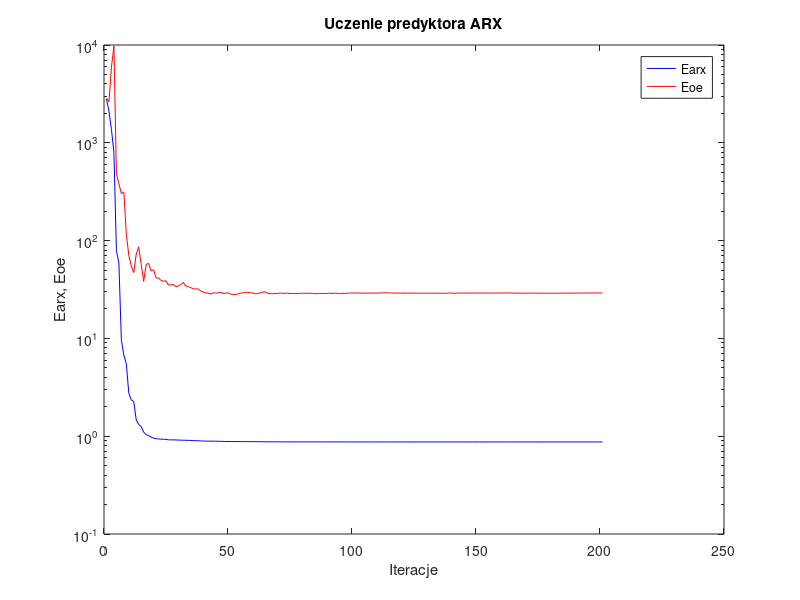
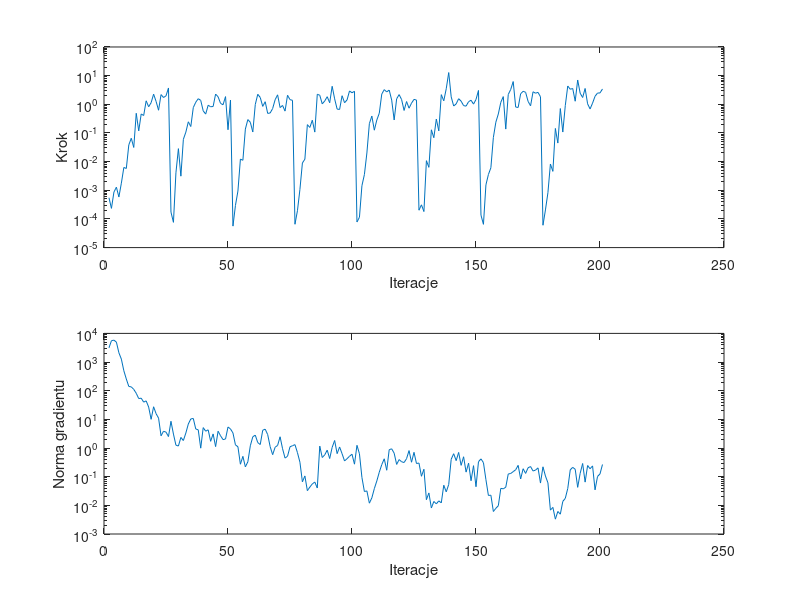

Write MATLAB code to recreate these figures, in order.
%uczenie predyktora arx
clear all;
n=0; farx(n+1)=2.803054e+003; foe(n+1)=2.847273e+003; wspucz(n+1)=0.000000e+000; ng(n+1)=0.000000e+000;
%odnowa zmiennej metryki
n=1; farx(n+1)=2.108115e+003; foe(n+1)=2.634017e+003; krok(n+1)=5.499825e-004; ng(n+1)=3.125961e+003;
n=2; farx(n+1)=1.368280e+003; foe(n+1)=5.932806e+003; krok(n+1)=2.337468e-004; ng(n+1)=5.555379e+003;
n=3; farx(n+1)=7.964465e+002; foe(n+1)=9.776902e+003; krok(n+1)=8.651099e-004; ng(n+1)=5.816484e+003;
n=4; farx(n+1)=7.912170e+001; foe(n+1)=4.851513e+002; krok(n+1)=1.282071e-003; ng(n+1)=4.956505e+003;
n=5; farx(n+1)=5.917265e+001; foe(n+1)=3.828556e+002; krok(n+1)=5.823131e-004; ng(n+1)=2.110184e+003;
n=6; farx(n+1)=9.565869e+000; foe(n+1)=3.028868e+002; krok(n+1)=1.772228e-003; ng(n+1)=1.266614e+003;
n=7; farx(n+1)=6.755318e+000; foe(n+1)=3.131652e+002; krok(n+1)=6.256921e-003; ng(n+1)=4.966520e+002;
n=8; farx(n+1)=5.499466e+000; foe(n+1)=1.161949e+002; krok(n+1)=5.770731e-003; ng(n+1)=2.557429e+002;
n=9; farx(n+1)=2.751550e+000; foe(n+1)=7.086829e+001; krok(n+1)=3.836134e-002; ng(n+1)=1.407745e+002;
n=10; farx(n+1)=2.353572e+000; foe(n+1)=5.461695e+001; krok(n+1)=6.533169e-002; ng(n+1)=1.360014e+002;
n=11; farx(n+1)=2.262568e+000; foe(n+1)=4.713721e+001; krok(n+1)=3.120433e-002; ng(n+1)=1.112022e+002;
n=12; farx(n+1)=1.462818e+000; foe(n+1)=7.303570e+001; krok(n+1)=4.854776e-001; ng(n+1)=8.130622e+001;
n=13; farx(n+1)=1.318041e+000; foe(n+1)=8.631440e+001; krok(n+1)=1.181740e-001; ng(n+1)=5.321739e+001;
n=14; farx(n+1)=1.255656e+000; foe(n+1)=5.707078e+001; krok(n+1)=4.602673e-001; ng(n+1)=5.488065e+001;
n=15; farx(n+1)=1.098704e+000; foe(n+1)=3.823461e+001; krok(n+1)=4.065930e-001; ng(n+1)=3.997458e+001;
n=16; farx(n+1)=1.038793e+000; foe(n+1)=5.684532e+001; krok(n+1)=1.324162e+000; ng(n+1)=4.421224e+001;
n=17; farx(n+1)=1.012847e+000; foe(n+1)=5.868799e+001; krok(n+1)=8.217431e-001; ng(n+1)=2.694588e+001;
n=18; farx(n+1)=9.806480e-001; foe(n+1)=4.896156e+001; krok(n+1)=1.138542e+000; ng(n+1)=1.004075e+001;
n=19; farx(n+1)=9.550748e-001; foe(n+1)=5.023946e+001; krok(n+1)=2.257123e+000; ng(n+1)=2.753219e+001;
n=20; farx(n+1)=9.425204e-001; foe(n+1)=4.142423e+001; krok(n+1)=1.262060e+000; ng(n+1)=1.581793e+001;
n=21; farx(n+1)=9.371194e-001; foe(n+1)=4.150070e+001; krok(n+1)=6.212565e-001; ng(n+1)=1.106426e+001;
n=22; farx(n+1)=9.331815e-001; foe(n+1)=3.914759e+001; krok(n+1)=2.180230e+000; ng(n+1)=2.672443e+000;
n=23; farx(n+1)=9.308308e-001; foe(n+1)=3.845031e+001; krok(n+1)=1.727068e+000; ng(n+1)=3.856649e+000;
n=24; farx(n+1)=9.277261e-001; foe(n+1)=3.884259e+001; krok(n+1)=1.971908e+000; ng(n+1)=3.585849e+000;
n=25; farx(n+1)=9.183805e-001; foe(n+1)=3.505097e+001; krok(n+1)=3.712932e+000; ng(n+1)=2.511491e+000;
%odnowa zmiennej metryki
n=26; farx(n+1)=9.170108e-001; foe(n+1)=3.531512e+001; krok(n+1)=1.736749e-004; ng(n+1)=8.584982e+000;
n=27; farx(n+1)=9.168911e-001; foe(n+1)=3.552650e+001; krok(n+1)=7.608714e-005; ng(n+1)=3.069650e+000;
n=28; farx(n+1)=9.160660e-001; foe(n+1)=3.382795e+001; krok(n+1)=4.064431e-003; ng(n+1)=1.258815e+000;
n=29; farx(n+1)=9.124577e-001; foe(n+1)=3.434916e+001; krok(n+1)=2.835241e-002; ng(n+1)=1.175033e+000;
n=30; farx(n+1)=9.111297e-001; foe(n+1)=3.556341e+001; krok(n+1)=3.108393e-003; ng(n+1)=2.344580e+000;
n=31; farx(n+1)=9.099582e-001; foe(n+1)=3.725897e+001; krok(n+1)=6.013604e-002; ng(n+1)=1.826413e+000;
n=32; farx(n+1)=9.080445e-001; foe(n+1)=3.441484e+001; krok(n+1)=1.067078e-001; ng(n+1)=3.338786e+000;
n=33; farx(n+1)=9.063660e-001; foe(n+1)=3.380136e+001; krok(n+1)=2.451503e-001; ng(n+1)=6.889354e+000;
n=34; farx(n+1)=9.049070e-001; foe(n+1)=3.298416e+001; krok(n+1)=1.677703e-001; ng(n+1)=1.033784e+001;
n=35; farx(n+1)=9.022393e-001; foe(n+1)=3.224776e+001; krok(n+1)=7.679697e-001; ng(n+1)=1.076654e+001;
n=36; farx(n+1)=9.004293e-001; foe(n+1)=3.196917e+001; krok(n+1)=1.182836e+000; ng(n+1)=4.615084e+000;
n=37; farx(n+1)=8.984076e-001; foe(n+1)=3.211136e+001; krok(n+1)=1.566412e+000; ng(n+1)=4.314034e+000;
n=38; farx(n+1)=8.960392e-001; foe(n+1)=3.048295e+001; krok(n+1)=1.371110e+000; ng(n+1)=9.893203e-001;
n=39; farx(n+1)=8.926485e-001; foe(n+1)=2.980826e+001; krok(n+1)=5.902321e-001; ng(n+1)=5.160924e+000;
n=40; farx(n+1)=8.916804e-001; foe(n+1)=2.910510e+001; krok(n+1)=4.555491e-001; ng(n+1)=3.871716e+000;
n=41; farx(n+1)=8.907111e-001; foe(n+1)=2.918406e+001; krok(n+1)=9.270274e-001; ng(n+1)=4.318762e+000;
n=42; farx(n+1)=8.903152e-001; foe(n+1)=2.835015e+001; krok(n+1)=8.224396e-001; ng(n+1)=1.715040e+000;
n=43; farx(n+1)=8.897522e-001; foe(n+1)=2.915953e+001; krok(n+1)=8.375141e-001; ng(n+1)=3.110374e+000;
n=44; farx(n+1)=8.890283e-001; foe(n+1)=2.924059e+001; krok(n+1)=2.273301e+000; ng(n+1)=1.120755e+000;
n=45; farx(n+1)=8.874236e-001; foe(n+1)=2.904308e+001; krok(n+1)=1.829080e+000; ng(n+1)=3.856941e+000;
n=46; farx(n+1)=8.863179e-001; foe(n+1)=2.973356e+001; krok(n+1)=1.075480e+000; ng(n+1)=2.672027e+000;
n=47; farx(n+1)=8.848277e-001; foe(n+1)=2.886959e+001; krok(n+1)=9.639418e-001; ng(n+1)=1.964592e+000;
n=48; farx(n+1)=8.831609e-001; foe(n+1)=2.899356e+001; krok(n+1)=1.856466e+000; ng(n+1)=2.070540e+000;
n=49; farx(n+1)=8.826603e-001; foe(n+1)=2.917391e+001; krok(n+1)=1.294730e-001; ng(n+1)=5.417895e+000;
n=50; farx(n+1)=8.818718e-001; foe(n+1)=2.838757e+001; krok(n+1)=1.402391e+000; ng(n+1)=4.634133e+000;
%odnowa zmiennej metryki
n=51; farx(n+1)=8.817822e-001; foe(n+1)=2.818161e+001; krok(n+1)=5.618497e-005; ng(n+1)=3.351821e+000;
n=52; farx(n+1)=8.817214e-001; foe(n+1)=2.811049e+001; krok(n+1)=2.961508e-004; ng(n+1)=1.288471e+000;
n=53; farx(n+1)=8.816092e-001; foe(n+1)=2.844928e+001; krok(n+1)=9.382450e-004; ng(n+1)=1.107667e+000;
n=54; farx(n+1)=8.815277e-001; foe(n+1)=2.904107e+001; krok(n+1)=1.226153e-002; ng(n+1)=2.719807e-001;
n=55; farx(n+1)=8.811799e-001; foe(n+1)=2.917047e+001; krok(n+1)=1.111520e-002; ng(n+1)=5.120059e-001;
n=56; farx(n+1)=8.809180e-001; foe(n+1)=2.965680e+001; krok(n+1)=1.365319e-001; ng(n+1)=2.204228e-001;
n=57; farx(n+1)=8.803055e-001; foe(n+1)=2.951054e+001; krok(n+1)=2.928073e-001; ng(n+1)=3.297143e-001;
n=58; farx(n+1)=8.800731e-001; foe(n+1)=2.925474e+001; krok(n+1)=2.357265e-001; ng(n+1)=1.198758e+000;
n=59; farx(n+1)=8.799432e-001; foe(n+1)=2.922771e+001; krok(n+1)=1.081188e-001; ng(n+1)=2.468501e+000;
n=60; farx(n+1)=8.795210e-001; foe(n+1)=2.850892e+001; krok(n+1)=9.859540e-001; ng(n+1)=2.816885e+000;
n=61; farx(n+1)=8.790557e-001; foe(n+1)=2.891646e+001; krok(n+1)=2.238597e+000; ng(n+1)=1.542628e+000;
n=62; farx(n+1)=8.784740e-001; foe(n+1)=2.914263e+001; krok(n+1)=1.731795e+000; ng(n+1)=1.326424e+000;
n=63; farx(n+1)=8.778796e-001; foe(n+1)=2.970190e+001; krok(n+1)=8.457767e-001; ng(n+1)=4.176202e+000;
n=64; farx(n+1)=8.769149e-001; foe(n+1)=2.998923e+001; krok(n+1)=1.230557e+000; ng(n+1)=4.554241e+000;
n=65; farx(n+1)=8.764786e-001; foe(n+1)=2.890478e+001; krok(n+1)=4.811170e-001; ng(n+1)=2.939577e+000;
n=66; farx(n+1)=8.763131e-001; foe(n+1)=2.870384e+001; krok(n+1)=4.979739e-001; ng(n+1)=1.114672e+000;
n=67; farx(n+1)=8.761782e-001; foe(n+1)=2.862711e+001; krok(n+1)=7.113726e-001; ng(n+1)=5.860677e-001;
n=68; farx(n+1)=8.760606e-001; foe(n+1)=2.887370e+001; krok(n+1)=1.442898e+000; ng(n+1)=1.064090e+000;
n=69; farx(n+1)=8.757919e-001; foe(n+1)=2.871670e+001; krok(n+1)=2.140241e+000; ng(n+1)=1.233384e+000;
n=70; farx(n+1)=8.755963e-001; foe(n+1)=2.912272e+001; krok(n+1)=7.679697e-001; ng(n+1)=2.471126e+000;
n=71; farx(n+1)=8.755436e-001; foe(n+1)=2.891012e+001; krok(n+1)=9.110982e-001; ng(n+1)=9.453907e-001;
n=72; farx(n+1)=8.754879e-001; foe(n+1)=2.889869e+001; krok(n+1)=5.786742e-001; ng(n+1)=4.463963e-001;
n=73; farx(n+1)=8.753696e-001; foe(n+1)=2.906901e+001; krok(n+1)=2.066746e+000; ng(n+1)=5.148842e-001;
n=74; farx(n+1)=8.751903e-001; foe(n+1)=2.871636e+001; krok(n+1)=1.454334e+000; ng(n+1)=1.107226e+000;
n=75; farx(n+1)=8.750333e-001; foe(n+1)=2.884685e+001; krok(n+1)=1.377726e+000; ng(n+1)=1.203460e+000;
%odnowa zmiennej metryki
n=76; farx(n+1)=8.750181e-001; foe(n+1)=2.877359e+001; krok(n+1)=6.522877e-005; ng(n+1)=1.314172e+000;
n=77; farx(n+1)=8.750089e-001; foe(n+1)=2.876905e+001; krok(n+1)=1.935115e-004; ng(n+1)=6.914219e-001;
n=78; farx(n+1)=8.749989e-001; foe(n+1)=2.887185e+001; krok(n+1)=1.072587e-003; ng(n+1)=3.202856e-001;
n=79; farx(n+1)=8.749940e-001; foe(n+1)=2.898376e+001; krok(n+1)=8.966852e-003; ng(n+1)=6.613435e-002;
n=80; farx(n+1)=8.749744e-001; foe(n+1)=2.895494e+001; krok(n+1)=1.216238e-002; ng(n+1)=1.062077e-001;
n=81; farx(n+1)=8.749543e-001; foe(n+1)=2.884051e+001; krok(n+1)=1.951976e-001; ng(n+1)=3.255250e-002;
n=82; farx(n+1)=8.749335e-001; foe(n+1)=2.902165e+001; krok(n+1)=1.552637e-001; ng(n+1)=4.332424e-002;
n=83; farx(n+1)=8.748888e-001; foe(n+1)=2.885247e+001; krok(n+1)=2.785378e-001; ng(n+1)=5.596363e-002;
n=84; farx(n+1)=8.748782e-001; foe(n+1)=2.882542e+001; krok(n+1)=1.072012e-001; ng(n+1)=6.494442e-002;
n=85; farx(n+1)=8.747292e-001; foe(n+1)=2.860191e+001; krok(n+1)=2.240289e+000; ng(n+1)=4.018735e-002;
n=86; farx(n+1)=8.746189e-001; foe(n+1)=2.885286e+001; krok(n+1)=2.067461e+000; ng(n+1)=1.166128e+000;
n=87; farx(n+1)=8.745730e-001; foe(n+1)=2.870899e+001; krok(n+1)=1.038220e+000; ng(n+1)=4.667847e-001;
n=88; farx(n+1)=8.745219e-001; foe(n+1)=2.883157e+001; krok(n+1)=1.304490e+000; ng(n+1)=5.769852e-001;
n=89; farx(n+1)=8.744515e-001; foe(n+1)=2.880350e+001; krok(n+1)=1.841069e+000; ng(n+1)=8.446841e-001;
n=90; farx(n+1)=8.744199e-001; foe(n+1)=2.899863e+001; krok(n+1)=1.131462e+000; ng(n+1)=4.302561e-001;
n=91; farx(n+1)=8.742749e-001; foe(n+1)=2.876963e+001; krok(n+1)=4.250100e+000; ng(n+1)=1.053687e+000;
n=92; farx(n+1)=8.741044e-001; foe(n+1)=2.907569e+001; krok(n+1)=1.549732e+000; ng(n+1)=1.832249e+000;
n=93; farx(n+1)=8.740384e-001; foe(n+1)=2.893872e+001; krok(n+1)=6.809733e-001; ng(n+1)=6.375876e-001;
n=94; farx(n+1)=8.740126e-001; foe(n+1)=2.874248e+001; krok(n+1)=6.614848e-001; ng(n+1)=1.088749e+000;
n=95; farx(n+1)=8.739961e-001; foe(n+1)=2.886882e+001; krok(n+1)=1.991896e+000; ng(n+1)=6.323019e-001;
n=96; farx(n+1)=8.739892e-001; foe(n+1)=2.883107e+001; krok(n+1)=1.133514e+000; ng(n+1)=3.528755e-001;
n=97; farx(n+1)=8.739796e-001; foe(n+1)=2.898210e+001; krok(n+1)=1.420334e+000; ng(n+1)=4.244694e-001;
n=98; farx(n+1)=8.739574e-001; foe(n+1)=2.903031e+001; krok(n+1)=2.924078e+000; ng(n+1)=5.165761e-001;
n=99; farx(n+1)=8.739174e-001; foe(n+1)=2.913752e+001; krok(n+1)=2.527197e+000; ng(n+1)=6.082738e-001;
n=100; farx(n+1)=8.738506e-001; foe(n+1)=2.912820e+001; krok(n+1)=2.845490e+000; ng(n+1)=2.732691e-001;
%odnowa zmiennej metryki
n=101; farx(n+1)=8.738390e-001; foe(n+1)=2.915342e+001; krok(n+1)=7.813213e-005; ng(n+1)=1.242864e+000;
n=102; farx(n+1)=8.738327e-001; foe(n+1)=2.909326e+001; krok(n+1)=1.144049e-004; ng(n+1)=6.321941e-001;
n=103; farx(n+1)=8.738311e-001; foe(n+1)=2.906624e+001; krok(n+1)=1.441974e-003; ng(n+1)=9.397253e-002;
n=104; farx(n+1)=8.738309e-001; foe(n+1)=2.903518e+001; krok(n+1)=3.544455e-003; ng(n+1)=3.037197e-002;
n=105; farx(n+1)=8.738290e-001; foe(n+1)=2.903505e+001; krok(n+1)=2.001452e-002; ng(n+1)=3.191614e-002;
n=106; farx(n+1)=8.738273e-001; foe(n+1)=2.910325e+001; krok(n+1)=2.114442e-001; ng(n+1)=1.190553e-002;
n=107; farx(n+1)=8.738141e-001; foe(n+1)=2.906259e+001; krok(n+1)=3.881773e-001; ng(n+1)=1.826547e-002;
n=108; farx(n+1)=8.738089e-001; foe(n+1)=2.906914e+001; krok(n+1)=1.248868e-001; ng(n+1)=3.822572e-002;
n=109; farx(n+1)=8.737994e-001; foe(n+1)=2.910862e+001; krok(n+1)=2.818076e-001; ng(n+1)=7.078002e-002;
n=110; farx(n+1)=8.737780e-001; foe(n+1)=2.912848e+001; krok(n+1)=4.880844e-001; ng(n+1)=1.434275e-001;
n=111; farx(n+1)=8.737674e-001; foe(n+1)=2.919175e+001; krok(n+1)=2.273301e+000; ng(n+1)=2.636763e-001;
n=112; farx(n+1)=8.737428e-001; foe(n+1)=2.927508e+001; krok(n+1)=3.251118e+000; ng(n+1)=4.209244e-001;
n=113; farx(n+1)=8.737206e-001; foe(n+1)=2.927661e+001; krok(n+1)=2.704893e+000; ng(n+1)=1.677588e-001;
n=114; farx(n+1)=8.736686e-001; foe(n+1)=2.921962e+001; krok(n+1)=3.138952e+000; ng(n+1)=8.772103e-001;
n=115; farx(n+1)=8.736454e-001; foe(n+1)=2.911153e+001; krok(n+1)=1.402391e+000; ng(n+1)=9.386508e-001;
n=116; farx(n+1)=8.736367e-001; foe(n+1)=2.905521e+001; krok(n+1)=2.840339e-001; ng(n+1)=6.611726e-001;
n=117; farx(n+1)=8.736204e-001; foe(n+1)=2.907121e+001; krok(n+1)=1.554381e+000; ng(n+1)=2.679448e-001;
n=118; farx(n+1)=8.736010e-001; foe(n+1)=2.909773e+001; krok(n+1)=2.180230e+000; ng(n+1)=3.955292e-001;
n=119; farx(n+1)=8.735855e-001; foe(n+1)=2.902876e+001; krok(n+1)=1.462039e+000; ng(n+1)=3.320894e-001;
n=120; farx(n+1)=8.735701e-001; foe(n+1)=2.897287e+001; krok(n+1)=6.094694e-001; ng(n+1)=3.122536e-001;
n=121; farx(n+1)=8.735434e-001; foe(n+1)=2.902688e+001; krok(n+1)=1.249330e+000; ng(n+1)=4.261274e-001;
n=122; farx(n+1)=8.735161e-001; foe(n+1)=2.908432e+001; krok(n+1)=7.310195e-001; ng(n+1)=8.145963e-001;
n=123; farx(n+1)=8.734863e-001; foe(n+1)=2.900152e+001; krok(n+1)=1.096368e+000; ng(n+1)=3.195354e-001;
n=124; farx(n+1)=8.734642e-001; foe(n+1)=2.901368e+001; krok(n+1)=1.484568e+000; ng(n+1)=7.081448e-001;
n=125; farx(n+1)=8.734495e-001; foe(n+1)=2.900105e+001; krok(n+1)=1.402391e+000; ng(n+1)=2.881046e-001;
%odnowa zmiennej metryki
n=126; farx(n+1)=8.734476e-001; foe(n+1)=2.898353e+001; krok(n+1)=2.014683e-004; ng(n+1)=2.992069e-001;
n=127; farx(n+1)=8.734473e-001; foe(n+1)=2.897712e+001; krok(n+1)=3.109358e-004; ng(n+1)=1.034843e-001;
n=128; farx(n+1)=8.734465e-001; foe(n+1)=2.899387e+001; krok(n+1)=1.810041e-004; ng(n+1)=1.816153e-001;
n=129; farx(n+1)=8.734462e-001; foe(n+1)=2.897905e+001; krok(n+1)=1.080144e-002; ng(n+1)=1.576090e-002;
n=130; farx(n+1)=8.734457e-001; foe(n+1)=2.902467e+001; krok(n+1)=6.319511e-003; ng(n+1)=2.708702e-002;
n=131; farx(n+1)=8.734450e-001; foe(n+1)=2.899594e+001; krok(n+1)=1.288873e-001; ng(n+1)=8.077187e-003;
n=132; farx(n+1)=8.734440e-001; foe(n+1)=2.901217e+001; krok(n+1)=6.826594e-002; ng(n+1)=1.364398e-002;
n=133; farx(n+1)=8.734408e-001; foe(n+1)=2.898290e+001; krok(n+1)=3.050693e-001; ng(n+1)=1.126194e-002;
n=134; farx(n+1)=8.734384e-001; foe(n+1)=2.897820e+001; krok(n+1)=1.181740e-001; ng(n+1)=1.434068e-002;
n=135; farx(n+1)=8.734270e-001; foe(n+1)=2.893393e+001; krok(n+1)=2.171761e+000; ng(n+1)=1.219112e-002;
n=136; farx(n+1)=8.734214e-001; foe(n+1)=2.894578e+001; krok(n+1)=1.322970e+000; ng(n+1)=5.029961e-002;
n=137; farx(n+1)=8.734137e-001; foe(n+1)=2.894317e+001; krok(n+1)=3.491380e+000; ng(n+1)=2.957143e-002;
n=138; farx(n+1)=8.733935e-001; foe(n+1)=2.912297e+001; krok(n+1)=1.281091e+001; ng(n+1)=5.354520e-002;
n=139; farx(n+1)=8.733743e-001; foe(n+1)=2.908378e+001; krok(n+1)=1.814761e+000; ng(n+1)=4.072284e-001;
n=140; farx(n+1)=8.733585e-001; foe(n+1)=2.897538e+001; krok(n+1)=8.707243e-001; ng(n+1)=6.332135e-001;
n=141; farx(n+1)=8.733449e-001; foe(n+1)=2.900251e+001; krok(n+1)=1.033731e+000; ng(n+1)=3.631127e-001;
n=142; farx(n+1)=8.733312e-001; foe(n+1)=2.908307e+001; krok(n+1)=1.566431e+000; ng(n+1)=7.019619e-001;
n=143; farx(n+1)=8.733225e-001; foe(n+1)=2.908978e+001; krok(n+1)=1.285695e+000; ng(n+1)=2.486274e-001;
n=144; farx(n+1)=8.733129e-001; foe(n+1)=2.906579e+001; krok(n+1)=9.001093e-001; ng(n+1)=4.958825e-001;
n=145; farx(n+1)=8.733070e-001; foe(n+1)=2.907032e+001; krok(n+1)=8.635342e-001; ng(n+1)=1.444469e-001;
n=146; farx(n+1)=8.733023e-001; foe(n+1)=2.906765e+001; krok(n+1)=1.230557e+000; ng(n+1)=2.966407e-001;
n=147; farx(n+1)=8.732990e-001; foe(n+1)=2.907609e+001; krok(n+1)=1.386016e+000; ng(n+1)=7.228798e-002;
n=148; farx(n+1)=8.732967e-001; foe(n+1)=2.908181e+001; krok(n+1)=1.015323e+000; ng(n+1)=2.425214e-001;
n=149; farx(n+1)=8.732912e-001; foe(n+1)=2.907037e+001; krok(n+1)=1.476581e+000; ng(n+1)=4.466093e-002;
n=150; farx(n+1)=8.732763e-001; foe(n+1)=2.915452e+001; krok(n+1)=3.044323e+000; ng(n+1)=3.326998e-001;
%odnowa zmiennej metryki
n=151; farx(n+1)=8.732723e-001; foe(n+1)=2.910560e+001; krok(n+1)=1.360048e-004; ng(n+1)=4.179559e-001;
n=152; farx(n+1)=8.732715e-001; foe(n+1)=2.910877e+001; krok(n+1)=6.485137e-005; ng(n+1)=3.087324e-001;
n=153; farx(n+1)=8.732707e-001; foe(n+1)=2.906254e+001; krok(n+1)=1.548346e-003; ng(n+1)=7.874572e-002;
n=154; farx(n+1)=8.732705e-001; foe(n+1)=2.906540e+001; krok(n+1)=3.544455e-003; ng(n+1)=2.213286e-002;
n=155; farx(n+1)=8.732702e-001; foe(n+1)=2.910164e+001; krok(n+1)=6.118871e-003; ng(n+1)=2.262560e-002;
n=156; farx(n+1)=8.732701e-001; foe(n+1)=2.909877e+001; krok(n+1)=6.954057e-002; ng(n+1)=6.092622e-003;
n=157; farx(n+1)=8.732692e-001; foe(n+1)=2.910098e+001; krok(n+1)=2.373843e-001; ng(n+1)=7.880601e-003;
n=158; farx(n+1)=8.732662e-001; foe(n+1)=2.911641e+001; krok(n+1)=4.602673e-001; ng(n+1)=9.672026e-003;
n=159; farx(n+1)=8.732645e-001; foe(n+1)=2.913771e+001; krok(n+1)=1.174409e+000; ng(n+1)=3.913360e-002;
n=160; farx(n+1)=8.732621e-001; foe(n+1)=2.915746e+001; krok(n+1)=1.856466e+000; ng(n+1)=3.777679e-002;
n=161; farx(n+1)=8.732587e-001; foe(n+1)=2.916394e+001; krok(n+1)=1.364675e-001; ng(n+1)=4.289898e-002;
n=162; farx(n+1)=8.732553e-001; foe(n+1)=2.914387e+001; krok(n+1)=2.196395e+000; ng(n+1)=1.241780e-001;
n=163; farx(n+1)=8.732473e-001; foe(n+1)=2.910955e+001; krok(n+1)=3.302482e+000; ng(n+1)=1.294781e-001;
n=164; farx(n+1)=8.732237e-001; foe(n+1)=2.901807e+001; krok(n+1)=6.217525e+000; ng(n+1)=1.499589e-001;
n=165; farx(n+1)=8.732170e-001; foe(n+1)=2.903001e+001; krok(n+1)=8.008859e-001; ng(n+1)=1.747898e-001;
n=166; farx(n+1)=8.732148e-001; foe(n+1)=2.905643e+001; krok(n+1)=7.763546e-001; ng(n+1)=2.482745e-001;
n=167; farx(n+1)=8.732128e-001; foe(n+1)=2.901723e+001; krok(n+1)=2.336873e+000; ng(n+1)=8.328490e-002;
n=168; farx(n+1)=8.732088e-001; foe(n+1)=2.898087e+001; krok(n+1)=2.845490e+000; ng(n+1)=1.895419e-001;
n=169; farx(n+1)=8.732027e-001; foe(n+1)=2.901236e+001; krok(n+1)=2.623188e+000; ng(n+1)=1.299645e-001;
n=170; farx(n+1)=8.732006e-001; foe(n+1)=2.902265e+001; krok(n+1)=1.265766e+000; ng(n+1)=2.051772e-001;
n=171; farx(n+1)=8.731990e-001; foe(n+1)=2.901180e+001; krok(n+1)=8.847528e-001; ng(n+1)=2.255033e-001;
n=172; farx(n+1)=8.731960e-001; foe(n+1)=2.907379e+001; krok(n+1)=2.737327e+000; ng(n+1)=1.580470e-001;
n=173; farx(n+1)=8.731930e-001; foe(n+1)=2.904974e+001; krok(n+1)=2.440554e+000; ng(n+1)=1.694428e-001;
n=174; farx(n+1)=8.731904e-001; foe(n+1)=2.898237e+001; krok(n+1)=2.608981e+000; ng(n+1)=2.030192e-001;
n=175; farx(n+1)=8.731886e-001; foe(n+1)=2.897618e+001; krok(n+1)=1.829080e+000; ng(n+1)=5.996348e-002;
%odnowa zmiennej metryki
n=176; farx(n+1)=8.731883e-001; foe(n+1)=2.898387e+001; krok(n+1)=6.028324e-005; ng(n+1)=2.211218e-001;
n=177; farx(n+1)=8.731881e-001; foe(n+1)=2.897762e+001; krok(n+1)=2.064885e-004; ng(n+1)=1.055026e-001;
n=178; farx(n+1)=8.731879e-001; foe(n+1)=2.898587e+001; krok(n+1)=8.258271e-004; ng(n+1)=6.115063e-002;
n=179; farx(n+1)=8.731878e-001; foe(n+1)=2.897710e+001; krok(n+1)=8.237127e-003; ng(n+1)=6.817766e-003;
n=180; farx(n+1)=8.731878e-001; foe(n+1)=2.898421e+001; krok(n+1)=4.573216e-003; ng(n+1)=8.497798e-003;
n=181; farx(n+1)=8.731877e-001; foe(n+1)=2.899914e+001; krok(n+1)=1.438191e-001; ng(n+1)=3.297871e-003;
n=182; farx(n+1)=8.731875e-001; foe(n+1)=2.898612e+001; krok(n+1)=4.438543e-002; ng(n+1)=6.110150e-003;
n=183; farx(n+1)=8.731859e-001; foe(n+1)=2.900749e+001; krok(n+1)=7.113726e-001; ng(n+1)=4.917831e-003;
n=184; farx(n+1)=8.731850e-001; foe(n+1)=2.902259e+001; krok(n+1)=1.076361e-001; ng(n+1)=1.373475e-002;
n=185; farx(n+1)=8.731816e-001; foe(n+1)=2.904234e+001; krok(n+1)=9.001093e-001; ng(n+1)=1.750410e-002;
n=186; farx(n+1)=8.731792e-001; foe(n+1)=2.904684e+001; krok(n+1)=4.357411e+000; ng(n+1)=3.892216e-002;
n=187; farx(n+1)=8.731767e-001; foe(n+1)=2.902488e+001; krok(n+1)=3.350873e+000; ng(n+1)=1.730750e-001;
n=188; farx(n+1)=8.731718e-001; foe(n+1)=2.902587e+001; krok(n+1)=3.557180e+000; ng(n+1)=2.115645e-001;
n=189; farx(n+1)=8.731695e-001; foe(n+1)=2.903433e+001; krok(n+1)=1.280929e+000; ng(n+1)=1.818560e-001;
n=190; farx(n+1)=8.731667e-001; foe(n+1)=2.905137e+001; krok(n+1)=7.049699e+000; ng(n+1)=4.247183e-002;
n=191; farx(n+1)=8.731602e-001; foe(n+1)=2.909691e+001; krok(n+1)=2.442852e+000; ng(n+1)=1.309882e-001;
n=192; farx(n+1)=8.731568e-001; foe(n+1)=2.907549e+001; krok(n+1)=1.724091e+000; ng(n+1)=2.887286e-001;
n=193; farx(n+1)=8.731514e-001; foe(n+1)=2.913404e+001; krok(n+1)=3.568979e+000; ng(n+1)=6.463393e-002;
n=194; farx(n+1)=8.731460e-001; foe(n+1)=2.912725e+001; krok(n+1)=1.037862e+000; ng(n+1)=2.450737e-001;
n=195; farx(n+1)=8.731429e-001; foe(n+1)=2.911633e+001; krok(n+1)=6.888628e-001; ng(n+1)=1.894933e-001;
n=196; farx(n+1)=8.731416e-001; foe(n+1)=2.910101e+001; krok(n+1)=1.098329e+000; ng(n+1)=2.376214e-001;
n=197; farx(n+1)=8.731409e-001; foe(n+1)=2.913256e+001; krok(n+1)=1.905690e+000; ng(n+1)=3.469665e-002;
n=198; farx(n+1)=8.731400e-001; foe(n+1)=2.914751e+001; krok(n+1)=2.465522e+000; ng(n+1)=1.016602e-001;
n=199; farx(n+1)=8.731364e-001; foe(n+1)=2.914423e+001; krok(n+1)=2.491602e+000; ng(n+1)=1.251729e-001;
n=200; farx(n+1)=8.731216e-001; foe(n+1)=2.908831e+001; krok(n+1)=3.430439e+000; ng(n+1)=2.661208e-001;

figure; semilogy(farx,'b'); hold on; semilogy(foe,'r'); xlabel('Iteracje'); ylabel('Earx, Eoe'); legend('Earx','Eoe'); title('Uczenie predyktora ARX');
figure; subplot(2,1,1); semilogy(krok); xlabel('Iteracje'); ylabel('Krok');
subplot(2,1,2); semilogy(ng); xlabel('Iteracje'); ylabel('Norma gradientu');
Earx=farx(n+1)
Eoe=foe(n+1)
